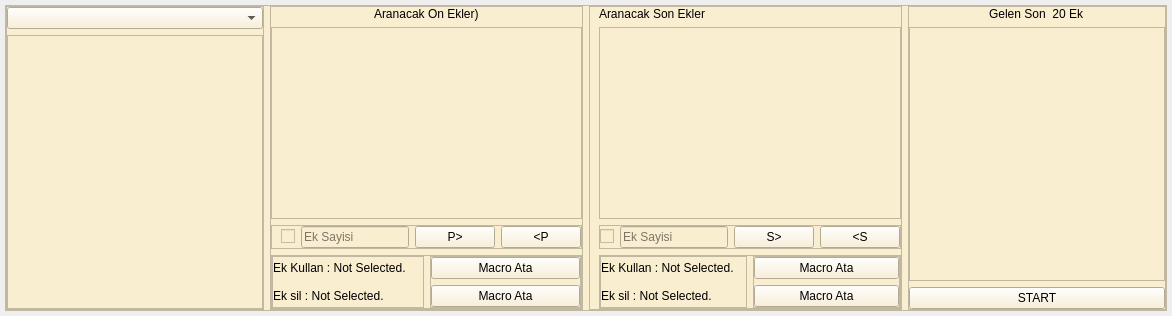
               <widget class="QWidget" name="page">
                <layout class="QVBoxLayout" name="verticalLayout_13">
                 <property name="spacing">
                  <number>5</number>
                 </property>
                 <property name="leftMargin">
                  <number>5</number>
                 </property>
                 <property name="topMargin">
                  <number>5</number>
                 </property>
                 <property name="rightMargin">
                  <number>5</number>
                 </property>
                 <property name="bottomMargin">
                  <number>5</number>
                 </property>
                 <item>
                  <widget class="QFrame" name="frame_13">
                   <property name="styleSheet">
                    <string notr="true">font: 700 10pt &quot;Segoe UI&quot;;
background-color: #FAEED1;
</string>
                   </property>
                   <property name="frameShape">
                    <enum>QFrame::StyledPanel</enum>
                   </property>
                   <property name="frameShadow">
                    <enum>QFrame::Raised</enum>
                   </property>
                   <layout class="QHBoxLayout" name="horizontalLayout_15">
                    <property name="leftMargin">
                     <number>0</number>
                    </property>
                    <property name="topMargin">
                     <number>0</number>
                    </property>
                    <property name="rightMargin">
                     <number>0</number>
                    </property>
                    <property name="bottomMargin">
                     <number>0</number>
                    </property>
                    <item>
                     <widget class="QFrame" name="frame_14">
                      <property name="frameShape">
                       <enum>QFrame::StyledPanel</enum>
                      </property>
                      <property name="frameShadow">
                       <enum>QFrame::Raised</enum>
                      </property>
                      <layout class="QVBoxLayout" name="verticalLayout_14">
                       <property name="leftMargin">
                        <number>0</number>
                       </property>
                       <property name="topMargin">
                        <number>0</number>
                       </property>
                       <property name="rightMargin">
                        <number>0</number>
                       </property>
                       <property name="bottomMargin">
                        <number>0</number>
                       </property>
                       <item>
                        <widget class="QComboBox" name="aranan_widget">
                         <property name="styleSheet">
                          <string notr="true">font: 700 10pt &quot;Segoe UI&quot;;</string>
                         </property>
                        </widget>
                       </item>
                       <item>
                        <widget class="QListWidget" name="aranan_listbox">
                         <property name="styleSheet">
                          <string notr="true">font: 700 10pt &quot;Segoe UI&quot;;
background-color: #FAEED1;
</string>
                         </property>
                        </widget>
                       </item>
                      </layout>
                     </widget>
                    </item>
                    <item>
                     <widget class="QFrame" name="frame_15">
                      <property name="styleSheet">
                       <string notr="true">font: 700 10pt &quot;Segoe UI&quot;;
background-color: #FAEED1;
</string>
                      </property>
                      <property name="frameShape">
                       <enum>QFrame::StyledPanel</enum>
                      </property>
                      <property name="frameShadow">
                       <enum>QFrame::Raised</enum>
                      </property>
                      <layout class="QVBoxLayout" name="verticalLayout_22">
                       <property name="leftMargin">
                        <number>0</number>
                       </property>
                       <property name="topMargin">
                        <number>0</number>
                       </property>
                       <property name="rightMargin">
                        <number>0</number>
                       </property>
                       <property name="bottomMargin">
                        <number>0</number>
                       </property>
                       <item alignment="Qt::AlignHCenter">
                        <widget class="QLabel" name="label_3">
                         <property name="styleSheet">
                          <string notr="true">font: 700 10pt &quot;Segoe UI&quot;;</string>
                         </property>
                         <property name="text">
                          <string>Aranacak On Ekler)</string>
                         </property>
                        </widget>
                       </item>
                       <item>
                        <widget class="QListWidget" name="aranan_on_ek">
                         <property name="styleSheet">
                          <string notr="true">font: 700 10pt &quot;Segoe UI&quot;;
background-color: #FAEED1;
</string>
                         </property>
                        </widget>
                       </item>
                       <item>
                        <widget class="QFrame" name="frame_18">
                         <property name="frameShape">
                          <enum>QFrame::StyledPanel</enum>
                         </property>
                         <property name="frameShadow">
                          <enum>QFrame::Raised</enum>
                         </property>
                         <layout class="QHBoxLayout" name="horizontalLayout_13">
                          <property name="topMargin">
                           <number>0</number>
                          </property>
                          <property name="rightMargin">
                           <number>0</number>
                          </property>
                          <property name="bottomMargin">
                           <number>0</number>
                          </property>
                          <item>
                           <widget class="QCheckBox" name="p_izin">
                            <property name="text">
                             <string/>
                            </property>
                           </widget>
                          </item>
                          <item>
                           <widget class="QLineEdit" name="p_ek_sayi">
                            <property name="styleSheet">
                             <string notr="true">font: 700 10pt &quot;Segoe UI&quot;;</string>
                            </property>
                            <property name="placeholderText">
                             <string>Ek Sayisi</string>
                            </property>
                           </widget>
                          </item>
                          <item>
                           <widget class="QPushButton" name="p_ekle">
                            <property name="styleSheet">
                             <string notr="true">font: 700 10pt &quot;Segoe UI&quot;;</string>
                            </property>
                            <property name="text">
                             <string>P&gt;</string>
                            </property>
                           </widget>
                          </item>
                          <item>
                           <widget class="QPushButton" name="p_sil">
                            <property name="styleSheet">
                             <string notr="true">font: 700 10pt &quot;Segoe UI&quot;;</string>
                            </property>
                            <property name="text">
                             <string>&lt;P</string>
                            </property>
                           </widget>
                          </item>
                         </layout>
                        </widget>
                       </item>
                       <item>
                        <widget class="QFrame" name="frame_31">
                         <property name="frameShape">
                          <enum>QFrame::StyledPanel</enum>
                         </property>
                         <property name="frameShadow">
                          <enum>QFrame::Raised</enum>
                         </property>
                         <layout class="QHBoxLayout" name="horizontalLayout_23">
                          <property name="leftMargin">
                           <number>0</number>
                          </property>
                          <property name="topMargin">
                           <number>0</number>
                          </property>
                          <property name="rightMargin">
                           <number>0</number>
                          </property>
                          <property name="bottomMargin">
                           <number>0</number>
                          </property>
                          <item>
                           <widget class="QFrame" name="frame_29">
                            <property name="frameShape">
                             <enum>QFrame::StyledPanel</enum>
                            </property>
                            <property name="frameShadow">
                             <enum>QFrame::Raised</enum>
                            </property>
                            <layout class="QVBoxLayout" name="verticalLayout_15">
                             <property name="leftMargin">
                              <number>0</number>
                             </property>
                             <property name="topMargin">
                              <number>0</number>
                             </property>
                             <property name="rightMargin">
                              <number>0</number>
                             </property>
                             <property name="bottomMargin">
                              <number>0</number>
                             </property>
                             <item>
                              <widget class="QLabel" name="p_macro_basma_adi">
                               <property name="text">
                                <string>Ek Kullan : Not Selected.</string>
                               </property>
                              </widget>
                             </item>
                             <item>
                              <widget class="QLabel" name="p_macro_silme_adi">
                               <property name="text">
                                <string>Ek sil : Not Selected.</string>
                               </property>
                              </widget>
                             </item>
                            </layout>
                           </widget>
                          </item>
                          <item>
                           <widget class="QFrame" name="frame_30">
                            <property name="frameShape">
                             <enum>QFrame::StyledPanel</enum>
                            </property>
                            <property name="frameShadow">
                             <enum>QFrame::Raised</enum>
                            </property>
                            <layout class="QVBoxLayout" name="verticalLayout_21">
                             <property name="leftMargin">
                              <number>0</number>
                             </property>
                             <property name="topMargin">
                              <number>0</number>
                             </property>
                             <property name="rightMargin">
                              <number>0</number>
                             </property>
                             <property name="bottomMargin">
                              <number>0</number>
                             </property>
                             <item>
                              <widget class="QPushButton" name="p_macro_ata">
                               <property name="text">
                                <string>Macro Ata</string>
                               </property>
                              </widget>
                             </item>
                             <item>
                              <widget class="QPushButton" name="p_silme_ata">
                               <property name="text">
                                <string>Macro Ata</string>
                               </property>
                              </widget>
                             </item>
                            </layout>
                           </widget>
                          </item>
                         </layout>
                        </widget>
                       </item>
                      </layout>
                     </widget>
                    </item>
                    <item>
                     <widget class="QFrame" name="frame_16">
                      <property name="styleSheet">
                       <string notr="true">font: 700 10pt &quot;Segoe UI&quot;;
background-color: #FAEED1;
</string>
                      </property>
                      <property name="frameShape">
                       <enum>QFrame::StyledPanel</enum>
                      </property>
                      <property name="frameShadow">
                       <enum>QFrame::Raised</enum>
                      </property>
                      <layout class="QVBoxLayout" name="verticalLayout_24">
                       <property name="topMargin">
                        <number>0</number>
                       </property>
                       <property name="rightMargin">
                        <number>0</number>
                       </property>
                       <property name="bottomMargin">
                        <number>0</number>
                       </property>
                       <item>
                        <widget class="QLabel" name="label_8">
                         <property name="styleSheet">
                          <string notr="true">font: 700 10pt &quot;Segoe UI&quot;;</string>
                         </property>
                         <property name="text">
                          <string>Aranacak Son Ekler</string>
                         </property>
                        </widget>
                       </item>
                       <item>
                        <widget class="QListWidget" name="aranan_son_ek">
                         <property name="styleSheet">
                          <string notr="true">font: 700 10pt &quot;Segoe UI&quot;;
background-color: #FAEED1;
</string>
                         </property>
                        </widget>
                       </item>
                       <item>
                        <widget class="QFrame" name="frame_19">
                         <property name="frameShape">
                          <enum>QFrame::StyledPanel</enum>
                         </property>
                         <property name="frameShadow">
                          <enum>QFrame::Raised</enum>
                         </property>
                         <layout class="QHBoxLayout" name="horizontalLayout_14">
                          <property name="leftMargin">
                           <number>0</number>
                          </property>
                          <property name="topMargin">
                           <number>0</number>
                          </property>
                          <property name="rightMargin">
                           <number>0</number>
                          </property>
                          <property name="bottomMargin">
                           <number>0</number>
                          </property>
                          <item>
                           <widget class="QCheckBox" name="s_izin">
                            <property name="text">
                             <string/>
                            </property>
                           </widget>
                          </item>
                          <item>
                           <widget class="QLineEdit" name="s_ek_sayi">
                            <property name="styleSheet">
                             <string notr="true">font: 700 10pt &quot;Segoe UI&quot;;</string>
                            </property>
                            <property name="placeholderText">
                             <string>Ek Sayisi</string>
                            </property>
                           </widget>
                          </item>
                          <item>
                           <widget class="QPushButton" name="s_ekle">
                            <property name="styleSheet">
                             <string notr="true">font: 700 10pt &quot;Segoe UI&quot;;</string>
                            </property>
                            <property name="text">
                             <string>S&gt;</string>
                            </property>
                           </widget>
                          </item>
                          <item>
                           <widget class="QPushButton" name="s_sil">
                            <property name="styleSheet">
                             <string notr="true">font: 700 10pt &quot;Segoe UI&quot;;</string>
                            </property>
                            <property name="text">
                             <string>&lt;S</string>
                            </property>
                           </widget>
                          </item>
                         </layout>
                        </widget>
                       </item>
                       <item>
                        <widget class="QFrame" name="frame_32">
                         <property name="frameShape">
                          <enum>QFrame::StyledPanel</enum>
                         </property>
                         <property name="frameShadow">
                          <enum>QFrame::Raised</enum>
                         </property>
                         <layout class="QHBoxLayout" name="horizontalLayout_24">
                          <property name="leftMargin">
                           <number>0</number>
                          </property>
                          <property name="topMargin">
                           <number>0</number>
                          </property>
                          <property name="rightMargin">
                           <number>0</number>
                          </property>
                          <property name="bottomMargin">
                           <number>0</number>
                          </property>
                          <item>
                           <widget class="QFrame" name="frame_33">
                            <property name="frameShape">
                             <enum>QFrame::StyledPanel</enum>
                            </property>
                            <property name="frameShadow">
                             <enum>QFrame::Raised</enum>
                            </property>
                            <layout class="QVBoxLayout" name="verticalLayout_16">
                             <property name="leftMargin">
                              <number>0</number>
                             </property>
                             <property name="topMargin">
                              <number>0</number>
                             </property>
                             <property name="rightMargin">
                              <number>0</number>
                             </property>
                             <property name="bottomMargin">
                              <number>0</number>
                             </property>
                             <item>
                              <widget class="QLabel" name="s_macro_basma_adi">
                               <property name="text">
                                <string>Ek Kullan : Not Selected.</string>
                               </property>
                              </widget>
                             </item>
                             <item>
                              <widget class="QLabel" name="s_macro_silme_adi">
                               <property name="text">
                                <string>Ek sil : Not Selected.</string>
                               </property>
                              </widget>
                             </item>
                            </layout>
                           </widget>
                          </item>
                          <item>
                           <widget class="QFrame" name="frame_34">
                            <property name="frameShape">
                             <enum>QFrame::StyledPanel</enum>
                            </property>
                            <property name="frameShadow">
                             <enum>QFrame::Raised</enum>
                            </property>
                            <layout class="QVBoxLayout" name="verticalLayout_23">
                             <property name="leftMargin">
                              <number>0</number>
                             </property>
                             <property name="topMargin">
                              <number>0</number>
                             </property>
                             <property name="rightMargin">
                              <number>0</number>
                             </property>
                             <property name="bottomMargin">
                              <number>0</number>
                             </property>
                             <item>
                              <widget class="QPushButton" name="s_macro_ata">
                               <property name="text">
                                <string>Macro Ata</string>
                               </property>
                              </widget>
                             </item>
                             <item>
                              <widget class="QPushButton" name="s_silme_ata">
                               <property name="text">
                                <string>Macro Ata</string>
                               </property>
                              </widget>
                             </item>
                            </layout>
                           </widget>
                          </item>
                         </layout>
                        </widget>
                       </item>
                      </layout>
                     </widget>
                    </item>
                    <item>
                     <widget class="QFrame" name="frame_17">
                      <property name="styleSheet">
                       <string notr="true">font: 700 10pt &quot;Segoe UI&quot;;
background-color: #FAEED1;
</string>
                      </property>
                      <property name="frameShape">
                       <enum>QFrame::StyledPanel</enum>
                      </property>
                      <property name="frameShadow">
                       <enum>QFrame::Raised</enum>
                      </property>
                      <layout class="QVBoxLayout" name="verticalLayout_17">
                       <property name="leftMargin">
                        <number>0</number>
                       </property>
                       <property name="topMargin">
                        <number>0</number>
                       </property>
                       <property name="rightMargin">
                        <number>0</number>
                       </property>
                       <property name="bottomMargin">
                        <number>0</number>
                       </property>
                       <item alignment="Qt::AlignHCenter">
                        <widget class="QLabel" name="label_9">
                         <property name="styleSheet">
                          <string notr="true">font: 700 10pt &quot;Segoe UI&quot;;</string>
                         </property>
                         <property name="text">
                          <string>Gelen Son  20 Ek</string>
                         </property>
                        </widget>
                       </item>
                       <item>
                        <widget class="QListWidget" name="gelen_ekler">
                         <property name="styleSheet">
                          <string notr="true">font: 700 10pt &quot;Segoe UI&quot;;
background-color: #FAEED1;
</string>
                         </property>
                        </widget>
                       </item>
                       <item>
                        <widget class="QPushButton" name="start_attachment">
                         <property name="text">
                          <string>START</string>
                         </property>
                        </widget>
                       </item>
                      </layout>
                     </widget>
                    </item>
                   </layout>
                  </widget>
                 </item>
                </layout>
               </widget>
